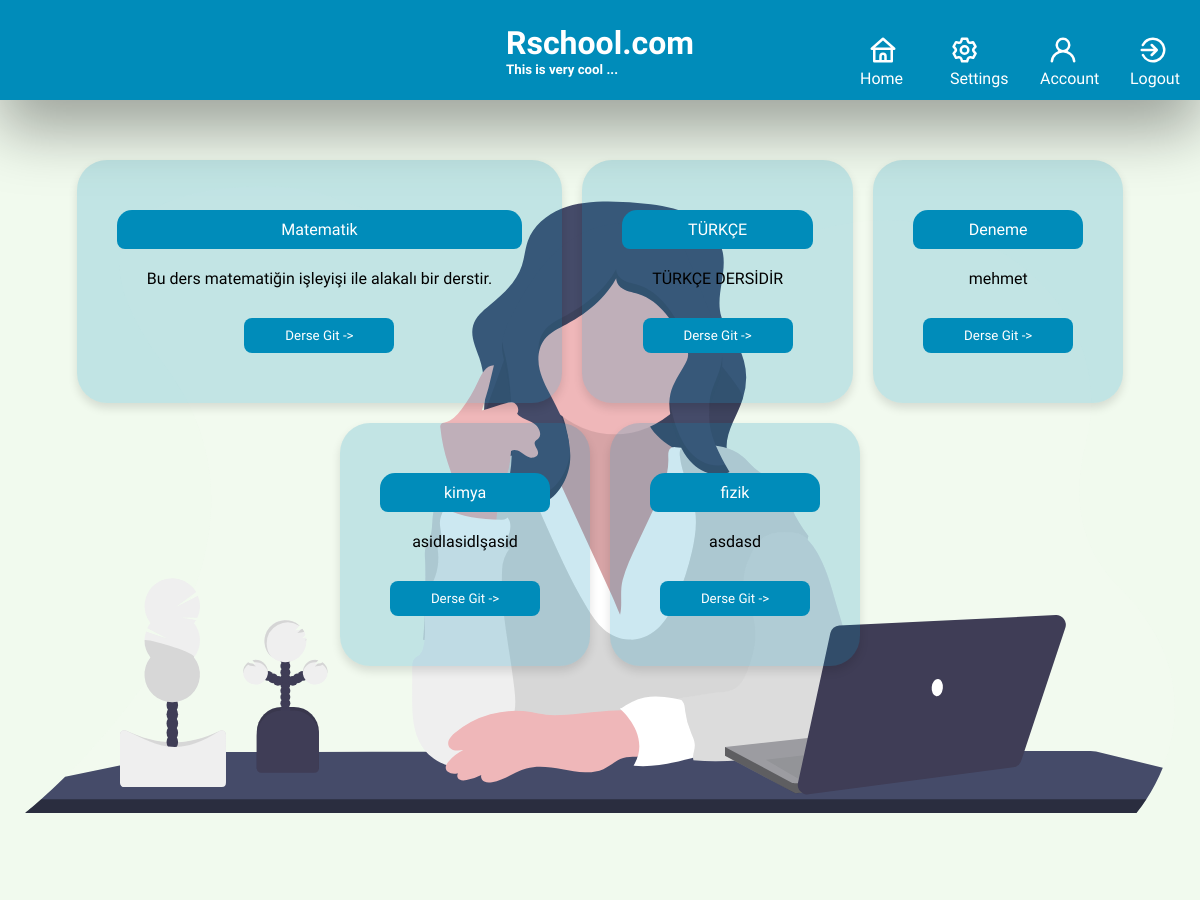
Screenshot of /profile/ (signed in) with the database file from the repository.
### lesson/models.py (models this page shows)
class Lesson(models.Model):
	userID = models.ForeignKey(MyUser,on_delete=models.CASCADE,null=True,blank=False)
	title = models.CharField(max_length=200)
	description = models.TextField(blank=True)
	create_at = models.DateTimeField(auto_now_add=True)
	update_at = models.DateTimeField(auto_now=True)
	def __str__(self):
		return self.title

### account/views/router.py (the view)
# urls.py: path('profile/',router.profileRedirect),
def profileRedirect(request):
	if request.user.is_authenticated:
		role = request.user.role
		print("user id ", request.user.id)
		Lesson_data = Lesson.objects.filter(userID=request.user.id)
		if role:
			return render(request, 'page/profile_page/teacher_profile.html', {'data': Lesson_data})
		else:
			return render(request, 'page/profile_page/student_profile.html', {'data': Lesson_data})
	else:
		return render(request,'page/auth_pages/autherr.html')

### templates/page/profile_page/teacher_profile.html (shortened to what this page needs)
{% extends 'home/base.html' %}
{% load static %}
{% block css %}
    <link rel="stylesheet" href="{% static  'profile_page/profile.css' %}">
{% endblock %}
   {% block content %}
        <div class="global-wrapper">
        <div class="lesson-wrapper flex-row">
            {% for i in data %}
            <div class="lesson-card flex">
                <section class="lesson-name flex">
                    <p>{{ i }}</p>
                </section>
                <section class="lesson-detail flex">
                    {{ i.description }}
                </section>
            <section class="lesson-redirect flex" >
                     <div id="lesson-li"><a href="{% url 'lesson' lessonID=i.id %}">
                            <button>Derse Git -></button>
                        </a></div>
            </section>
            </div>
            {% endfor %}
        </div>
        </div>
   {% endblock %}

### static/home/base.css (style rules this page uses)
* { margin: 0; padding: 0; font-family: 'Kufam', cursive; }
body { background-color: #f1faee; font-family: 'Kufam', cursive; }

### static/profile_page/profile.css (style rules this page uses)
.global-wrapper { width: 100%; height: 100vh; background-image: url("../../static/profile_page/img/teacher03.svg") !important; background-repeat: no-repeat; background-position: center; }
.flex { display: flex; flex-direction: column; align-items: center; justify-content: center; }
.flex-row { display: flex; flex-direction: row !important; align-items: center; justify-content: center; flex-wrap: wrap; }
.lesson-wrapper { padding: 50px; }
.lesson-card { background-color: rgba(0,140,186,.2); margin: 10px; padding: 50px; border-radius: 30px; transition: box-shadow 0.2s ease 0s; box-shadow: rgba(0, 0, 0, 0.12) 0px 5px 10px; }
.lesson-name { width: 100%; background-color: #008CBA; color: white; padding: 10px; border-radius: 15px 15px 8px 8px; }
.lesson-detail { margin: 20px; }
.lesson-redirect button { border: 0; margin-top: 10px; border-radius: 8px; width: 150px; padding: 10px; background-color: #008CBA; color: white; transition: ease .3s; }

### rows the page displays
Lesson: title "Matematik", description "Bu ders matematiğin işleyişi ile alakalı bir derstir."
Lesson: title "TÜRKÇE", description "TÜRKÇE DERSİDİR"
Lesson: title "Deneme", description "mehmet"
Lesson: title "kimya", description "asidlasidlşasid"
Lesson: title "fizik", description "asdasd"
